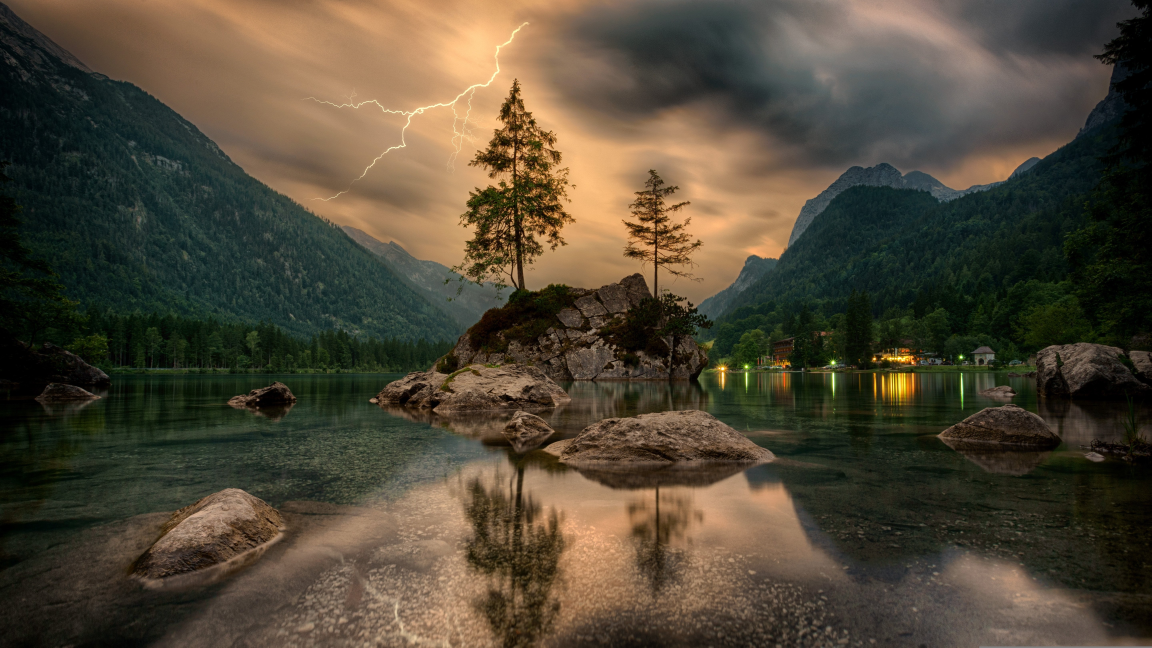
#> input picture DataAnalysisAndVisualization/images/abc.jpg, 5757 x 3238 px, found by its file name (shown at 1/5 size)
$ jupyter execute matplotlib.ipynb   (shell and % lines are left out)
#> lines starting #> are read from the running program, lines starting #| are printed output that depends on the picture
[cell 1]
import matplotlib
print (matplotlib.__version__)

[cell 2]
import matplotlib.pyplot as plt
x = [1, 2, 3, 4, 5]
y = [2, 3, 5, 7, 11]
plt.plot(x, y)
plt.xlabel('X-axis Label')
plt.ylabel('Y-axis Label')
plt.title('Simple Line Plot')
plt.show()

[cell 3]
from skimage import io
photo = io.imread(r'C:\/Users\/acer\/OneDrive\/Desktop\/AI MI RESEARCH INTERN\/DataAnalysisAndVisualization\/images\/abc.jpg')
#> photo is the input picture: shape (3238, 5757, 3); mean R, G, B 79.9, 71, 54.3

[cell 4]
type(photo)

[cell 5]
plt.imshow(photo)

[cell 6]
photo.shape
#> Out = (3238, 5757, 3)

[cell 7]
plt.imshow(photo[::-1])
#make a flip of the image
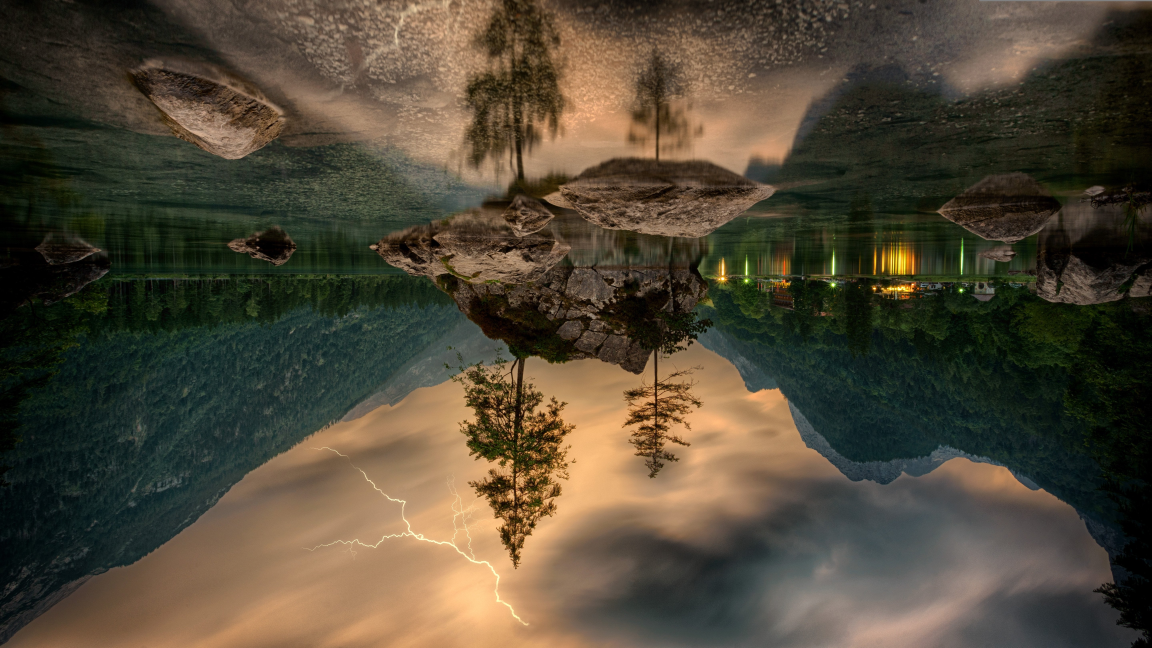
#> shown: shape (3238, 5757, 3) (shown at 1/5 size); mean R, G, B 79.9, 71, 54.3

[cell 8]
plt.imshow(photo[:, ::-1])
#make a mirror image
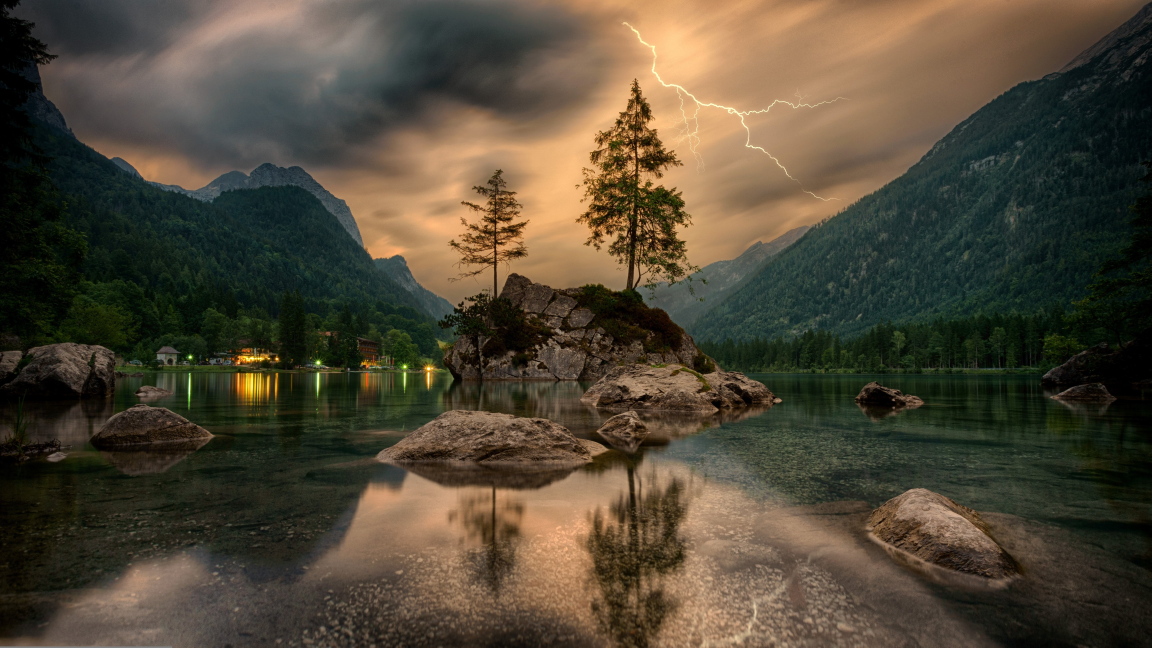
#> shown: shape (3238, 5757, 3) (shown at 1/5 size); mean R, G, B 79.9, 71, 54.3

[cell 9]
plt.imshow(photo[2000:8000,1000:1500])
#crop the image
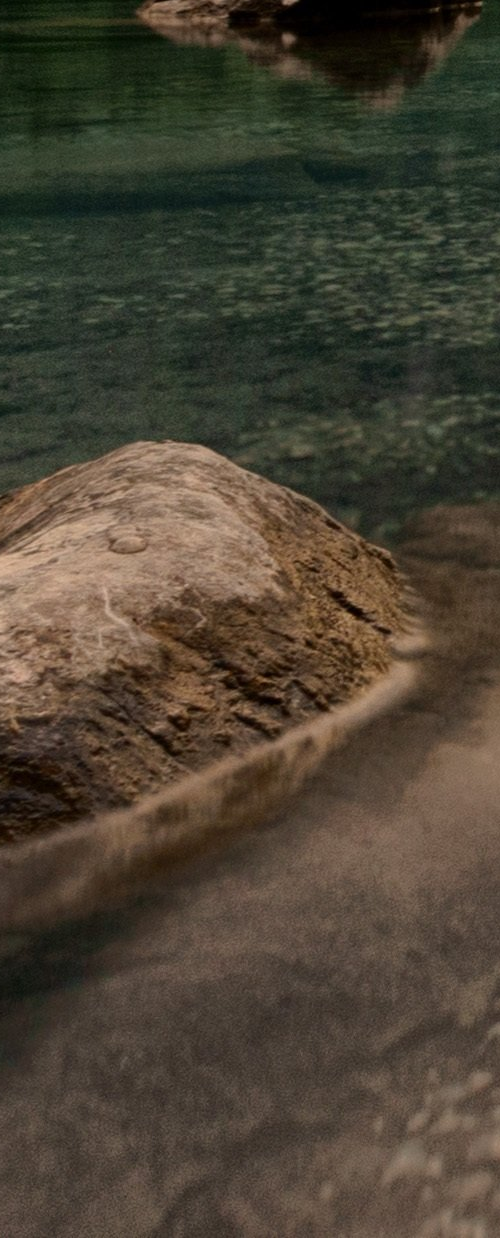
#> shown: shape (1238, 500, 3); mean R, G, B 74.5, 66.5, 52.2

[cell 10]
plt.imshow(photo[::2,::2])
# 2*2-->1*1 pixelation

[cell 11]
plt.imshow(photo[:,:,0].T)
#red channel transpose

[cell 12]
import matplotlib.pyplot as plt
import numpy as np

xpoints = np.array([1, 2, 3, 4, 5])
ypoints = np.array([3, 8, 1, 10, 5])

plt.plot(xpoints, ypoints)
plt.show()

[cell 13]
xpoints =np.array([1, 8])
ypoints =np.array([3, 10])
plt.plot(xpoints, ypoints, 'x' )## o creates a dot at each point
plt.show()

### Marker	Description
| Marker | Description |
|---|---|
| `'o'` | Circle |
| `'*'` | Star |
| `'.'` | Point |
| `','` | Pixel |
| `'x'` | X |
| `'X'` | X (filled) |
| `'+'` | Plus |
| `'P'` | Plus (filled) |
| `'s'` | Square |
| `'D'` | Diamond |
| `'d'` | Diamond (thin) |
| `'p'` | Pentagon |
| `'H'` | Hexagon |
| `'h'` | Hexagon |
| `'v'` | Triangle Down |
| `'^'` | Triangle Up |
| `'<'` | Triangle Left |
| `'>'` | Triangle Right |
| `'1'` | Tri Down |
| `'2'` | Tri Up |
| `'3'` | Tri Left |
| `'4'` | Tri Right |
| `'|'` | Vline |
| `'_'` | Hline |

[cell 14]
y= np.array([1, 2, 3, 9, 5])

plt.plot(y, marker = 'o')
plt.show()
# if x point not given it takes default value 0,1,2,3...

[cell 15]
y= np.array([1, 2, 3, 9, 5])

plt.plot(y, marker = 'o', ms=10, mec = 'r', mfc = 'b') #ms--> marker size #mec--> marker edge color #mfc--> marker face color
plt.show()

[cell 16]
y= np.array([1, 2, 3, 9, 5])

plt.plot(y, marker = 'o', ls = '--') #ls--> line style
plt.show()

[cell 17]
y= np.array([1, 2, 3, 9, 5])

plt.plot(y, marker = 'o' , ls = ':')
plt.show()

[cell 18]
plt. plot(y, c= "red", lw=12)#  c->color for the line, #lw-> line width
plt.show()

[cell 19]
# ploting multiple lines
y1= np.array([1, 2, 3, 9, 5])
y2= np.array([3, 8, 1, 10, 5])
plt.plot(y1)
plt.plot(y2)
plt.show()

[cell 20]
y= np.array([1, 2, 3, 9, 5])

plt.plot(y, marker = 'o')
# plt.grid()#add grid line to the plot
plt.grid(axis='x')# add grid line to x axis only
plt.show()

[cell 21]
plt.grid(color = 'green', linestyle = '--', linewidth = 0.5)

[cell 22]
x = np.array([0, 1, 2, 3])
y = np.array([3, 8, 1, 10])

plt.subplot(1, 2, 1)# first 1--> number of rows 2--> number of columns 1--> first plot
plt.plot(x,y)

x = np.array([0, 1, 2, 3])
y = np.array([10, 20, 30, 40])

plt.subplot(1, 2, 2)# first 1--> number of rows 2--> number of columns 2--> second plot
plt.plot(x,y)

plt.show()

[cell 23]
x = np.array([0, 1, 2, 3])
y = np.array([3, 8, 1, 10])

plt.subplot(2, 3, 1)
plt.plot(x,y)

x = np.array([0, 1, 2, 3])
y = np.array([10, 20, 30, 40])

plt.subplot(2, 3, 2)
plt.plot(x,y)

x = np.array([0, 1, 2, 3])
y = np.array([3, 8, 1, 10])

plt.subplot(2, 3, 3)
plt.plot(x,y)

x = np.array([0, 1, 2, 3])
y = np.array([10, 20, 30, 40])

plt.subplot(2, 3, 4)
plt.plot(x,y)

x = np.array([0, 1, 2, 3])
y = np.array([3, 8, 1, 10])

plt.subplot(2, 3, 5)
plt.plot(x,y)

x = np.array([0, 1, 2, 3])
y = np.array([10, 20, 30, 40])

plt.subplot(2, 3, 6)
plt.plot(x,y)

plt.show()

[cell 24]
x = np.array([0, 1, 2, 3])
y = np.array([3, 8, 1, 10])

plt.subplot(1, 2, 1)
plt.title('First Plot')
plt.plot(x,y)

x = np.array([0, 1, 2, 3])
y = np.array([10, 20, 30, 40])

plt.subplot(1, 2, 2)
plt.title('Second Plot')
plt.plot(x,y)

plt.suptitle('main title for both plots')
plt.show()

## Scatter plot
The scatter() function plots one dot for each observation in the dataset, using the specified marker style. it need two array of the same length: one for x coordinates and one for y coordinates.

[cell 25]
import numpy as np
from numpy import random
x = random.randint(20, size=20)
y = random.randint(20, size=20)
plt.scatter(x, y)

print(x)
print(y)

[cell 26]
x = np.array([5,7,8,7,2,17,2,9,4,11,12,9,6])
y = np.array([99,86,87,88,111,86,103,87,94,78,77,85,86])
plt.scatter(x, y)# plt.scatter(x, y, color = 'red) for color

x = np.array([2,2,8,1,15,8,12,9,7,3,11,4,7,14,12])
y = np.array([100,105,84,105,90,99,90,95,94,100,79,112,91,80,85])
plt.scatter(x, y)

plt.show()


### for coloring all points we can pass color array
# x = np.array([5,7,8,7,2,17,2,9,4,11,12,9,6])
# y = np.array([99,86,87,88,111,86,103,87,94,78,77,85,86])
# colors = np.array([0, 10, 20, 30, 40, 50, 60, 70, 80, 90, 100, 110, 120])
# plt.scatter(x, y, c=colors, cmap='viridis') #cmap-->

# Color map
* matplotlib provides a variety of colormaps to represent data visually. a colormap is list oc color where each color has a value that ranves form 0 to 100

* You can specify the colormap with the keyword argument cmap with the value of the colormap, in this case 'viridis' which is one of the built-in colormaps available in Matplotlib. *

### Size
You can change the size of the dots with the s argument.

Just like colors, make sure the array for sizes has the same length as the arrays for the x- and y-axis:

[cell 27]
x = np.array([5,7,8,7,2,17,2,9,4,11,12,9,6])
y = np.array([99,86,87,88,111,86,103,87,94,78,77,85,86])
sizes = np.array([20,50,100,200,500,1000,60,90,10,300,600,800,75])

plt.scatter(x, y, s=sizes)

plt.show()

[cell 28]
x = np.array([5,7,8,7,2,17,2,9,4,11,12,9,6])
y = np.array([99,86,87,88,111,86,103,87,94,78,77,85,86])
sizes = np.array([20,50,100,200,500,1000,60,90,10,300,600,800,75])

plt.scatter(x, y, s=sizes, alpha=0.3) #alpha-> transparency

plt.show()

[cell 29]
### color size scatter all in one

x = np.random.randint(100, size=(100))
y = np.random.randint(100, size=(100))
colors = np.random.randint(100, size=(100))
sizes = 10 * np.random.randint(100, size=(100))

plt.scatter(x, y, c=colors, s=sizes, alpha=0.5, cmap='nipy_spectral')

plt.colorbar()# show color scale

plt.show()

## Bar

# bar() function
The bar() function creates a bar chart. You need to provide the positions of the bars on the x-axis and the heights of the bars.

[cell 30]
import matplotlib.pyplot as plt
import numpy as np
x = np.array(["A", "B", "C", "D"])
y = np.array([3, 8, 1, 10])

plt.bar(x,y)
plt.show()
#> figure, not shown here; tallest bar 10 high, from x = 2.6 to 3.4
#for horizontal bar chart use plt.barh(x,y)
plt.barh(x,y)
plt.show()

[cell 31]
plt.bar(x,y , color = "red", width=0.5)
plt.show()
#> figure, not shown here; tallest bar 10 high, from x = 2.75 to 3.25
plt.barh(x,y , color = "green", height=0.5)
plt.show()
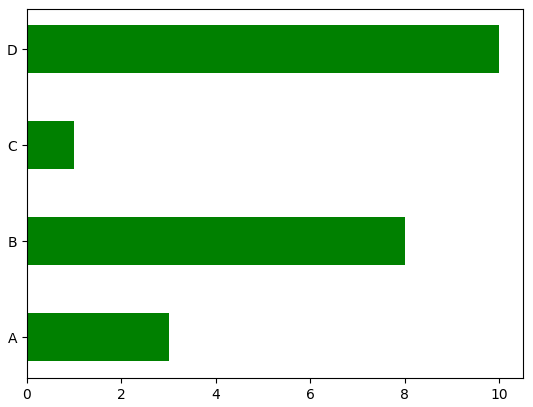
#> figure drawn by matplotlib, 1 panel

### Histogram
A histogram is used to show the frequency distribution of a set of continuous or discrete data.
* hist() function is used to create histograms in Matplotlib.

[cell 32]
data = np.random.randn(1000)
plt.hist(data, bins=10, color='skyblue', edgecolor='black')
plt.title("Histogram Example")
plt.xlabel("Values")
plt.ylabel("Frequency")
plt.show()
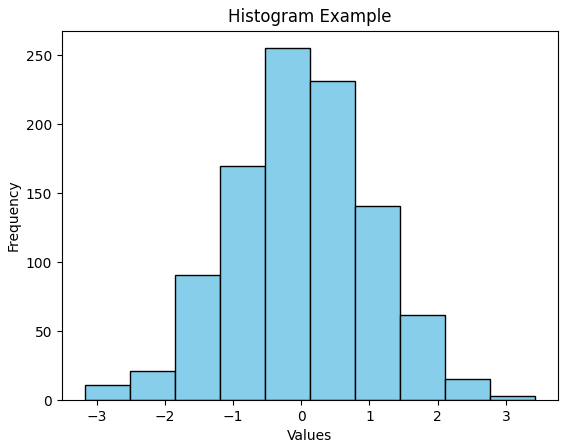
#> figure drawn by matplotlib, 1 panel; tallest bar 255 high, from x = -0.533 to 0.128
print(data)

[cell 33]
data1 = np.random.randn(1000)
data2 = np.random.randn(1000) + 2

plt.hist([data1, data2], bins=30, color=['blue', 'orange'], label=['Data1', 'Data2'], alpha=0.7)
plt.title("Multiple Histogram Example")
plt.xlabel("Value")
plt.ylabel("Frequency")
plt.legend()
plt.show()
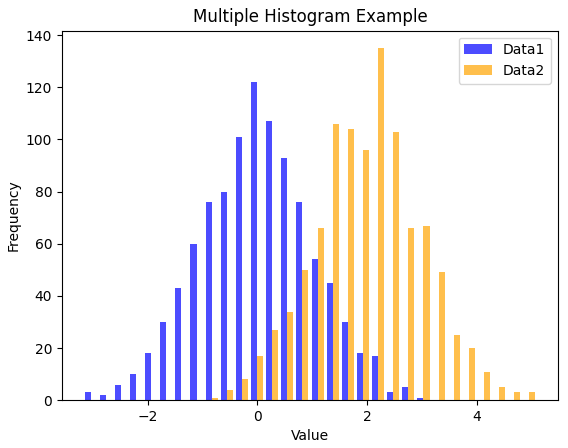
#> figure drawn by matplotlib, 1 panel; tallest bar 122 high, from x = -0.118 to -0.00734; tallest bar 135 high, from x = 2.2 to 2.31

[cell 34]
## pie chart
labels = ['A', 'B', 'C', 'D']
sizes = [15, 30, 45, 10]
plt.pie(sizes, labels=labels)
plt.show()
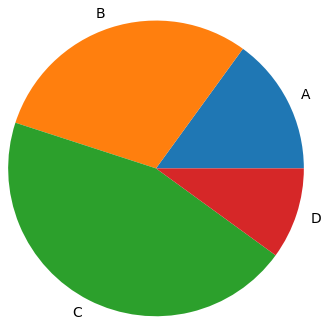
#> figure drawn by matplotlib, 1 panel

[cell 35]
y = np.array([35, 25, 25, 15])
mylabels = ["Apples", "Bananas", "Cherries", "Dates"]
myexplode = [0.2, 0, 0, 0]

plt.pie(y, labels = mylabels, explode = myexplode)
plt.show()
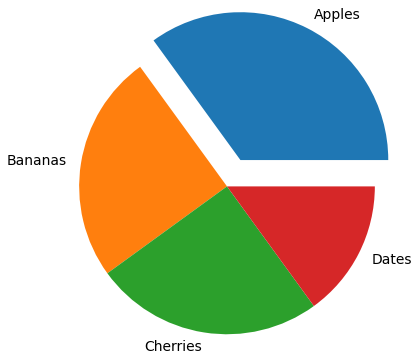
#> figure drawn by matplotlib, 1 panel
plt.pie(y, labels = mylabels, explode = myexplode, shadow = True)
plt.show()
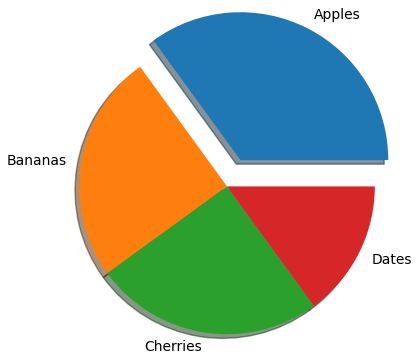
#> figure drawn by matplotlib, 1 panel

[cell 36]
y = np.array([35, 25, 25, 15])
mylabels = ["Apples", "Bananas", "Cherries", "Dates"]
mycolors = ["black", "hotpink", "b", "#4CAF50"]

plt.pie(y, labels = mylabels, colors = mycolors)
plt.legend( title= "fruts")
plt.show()
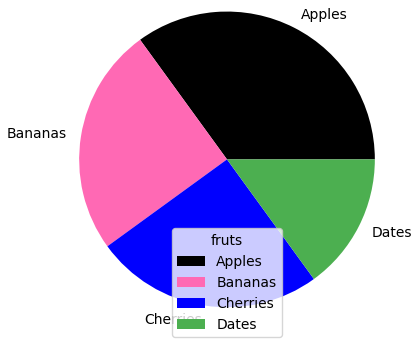
#> figure drawn by matplotlib, 1 panel
